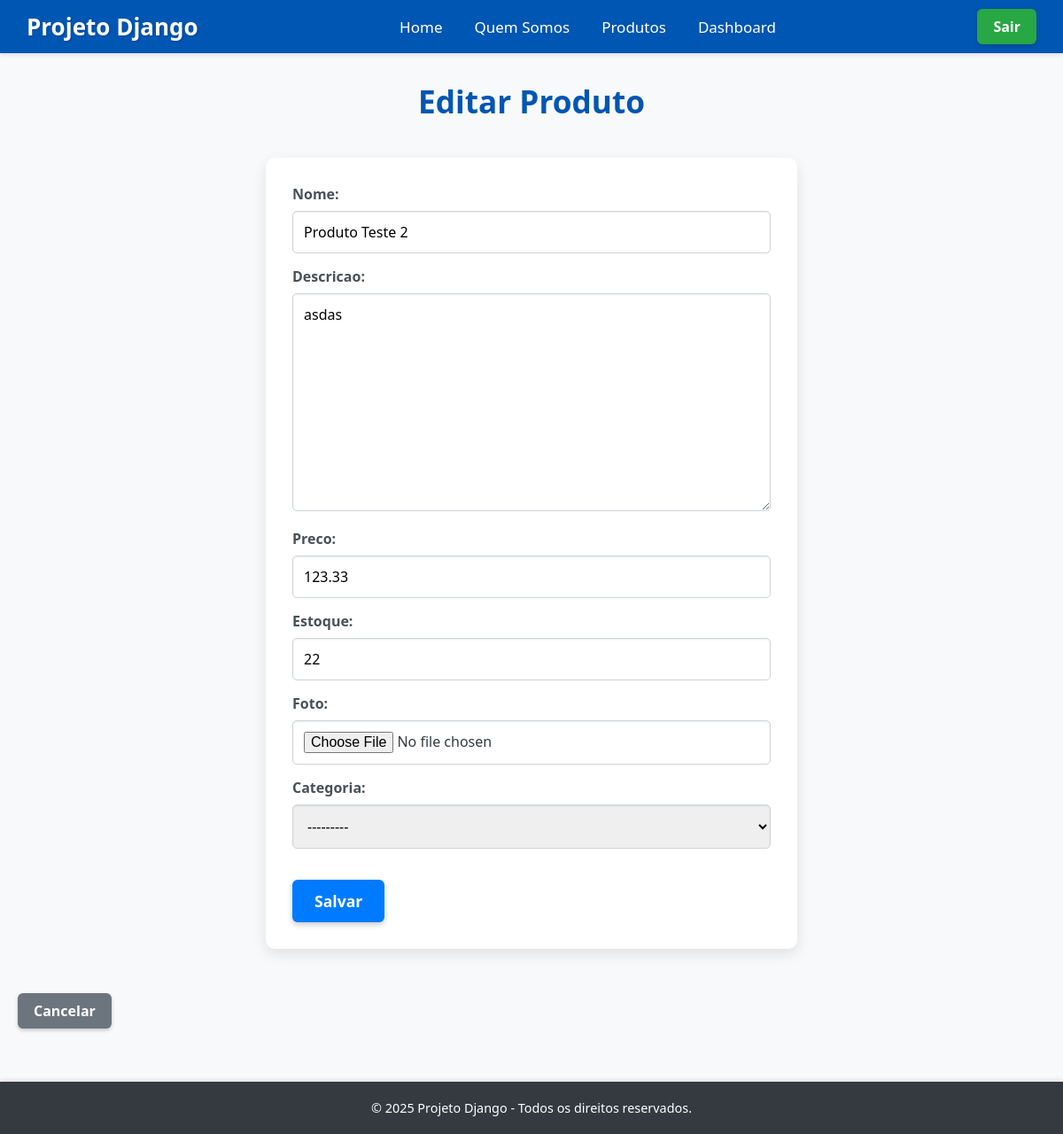
/produtos/editar/3/ (signed in), run on the app's committed database.
### app/models.py (models this page shows, shortened)
class Produto(models.Model):
    nome = models.CharField(max_length=100)
    descricao = models.TextField()
    preco = models.DecimalField(max_digits=10, decimal_places=2)
    estoque = models.PositiveIntegerField()
    foto = models.ImageField(upload_to='imagens/', blank=True, null=True)
    categoria = models.ForeignKey(Categoria, on_delete=models.SET_NULL, null=True, blank=True)

### app/views.py (the view)
# urls.py: path('produtos/editar/<int:pk>/', views.editar_produto, name='editar_produto'),
def editar_produto(request, pk):
    sessao = verificar_sessao(request)
    if sessao: return sessao #
    produto = get_object_or_404(Produto, pk=pk)
    if request.method == 'POST':
        form = ProdutoForm(request.POST, request.FILES, instance=produto)
        if form.is_valid():
            form.save()
            messages.success(request, "Produto atualizado com sucesso!")
            return redirect('listar_produtos')
    else:
        form = ProdutoForm(instance=produto)
    return render(request, 'produtos/form.html', {'form': form, 'titulo': 'Editar Produto'})

### app/forms.py
class ProdutoForm(forms.ModelForm):
    class Meta:
        model = Produto
        fields = ['nome', 'descricao', 'preco', 'estoque', 'foto', 'categoria']
    foto = forms.ImageField(widget=forms.FileInput(attrs={'accept': 'image/*'}))

### app/views.py (called while the page is built)
def verificar_sessao(request):
    if not request.session.get('email'):
        return redirect('index')
    return None

### app/templates/produtos/form.html (shortened to what this page needs)
{% extends 'template.html' %}
{% block conteudo %}
<h1>{{ titulo }}</h1>
<form method="post" enctype="multipart/form-data">
  {{ form.as_p }}
  <button type="submit" class="btn">Salvar</button>
</form>
<a href="{% url 'listar_produtos' %}" class="btn btn-cancelar">Cancelar</a>
{% endblock %}

### app/static/style.css (style rules this page uses)
* { margin: 0; padding: 0; box-sizing: border-box; font-family: 'Segoe UI', Tahoma, Geneva, Verdana, sans-serif; }
html, body { height: 100%; display: flex; flex-direction: column; background-color: #f8f9fa; color: #343a40; }

### app/static/style_produto.css (style rules this page uses)
h1 { color: #0056b3; font-size: 2.2em; margin-bottom: 25px; text-align: center; }
a.btn, button.btn { display: inline-block; padding: 9px 18px; text-decoration: none; border-radius: 6px; margin-top: 10px; transition: background-color 0.3s ease, transform 0.2s ease; font-weight: bold; box-shadow: 0 2px 4px rgba(0, 0, 0, 0.2); border: none; cursor: pointer; }
a.btn-cancelar, .btn-cancelar { background-color: #6c757d; color: white; }
form { background-color: #fff; padding: 30px; border-radius: 10px; box-shadow: 0 6px 15px rgba(0, 0, 0, 0.1); max-width: 600px; margin: 40px auto; }
form p { margin-bottom: 15px; }
form label { display: block; margin-bottom: 8px; font-weight: 600; color: #495057; }
form input[type="text"], form input[type="email"], form input[type="password"], form input[type="number"], form textarea, form input[type="file"], form select { width: 100%; padding: 12px; border: 1px solid #ced4da; border-radius: 5px; font-size: 1em; box-shadow: inset 0 1px 2px rgba(0, 0, 0, 0.075); transition: border-color 0.2s ease, box-shadow 0.2s ease; }
form button[type="submit"] { background-color: #007bff; color: white; padding: 12px 25px; border: none; border-radius: 6px; cursor: pointer; font-size: 1.1em; font-weight: bold; transition: background-color 0.3s ease, transform 0.2s ease; box-shadow: 0 3px 6px rgba(0, 0, 0, 0.2); margin-top: 20px; }

### data on the page
Produto: nome "Produto Teste 2", descricao "asdas", preco "123.33", estoque "22", categoria "---------"

### other printed values
{{ titulo }} "Editar Produto"
